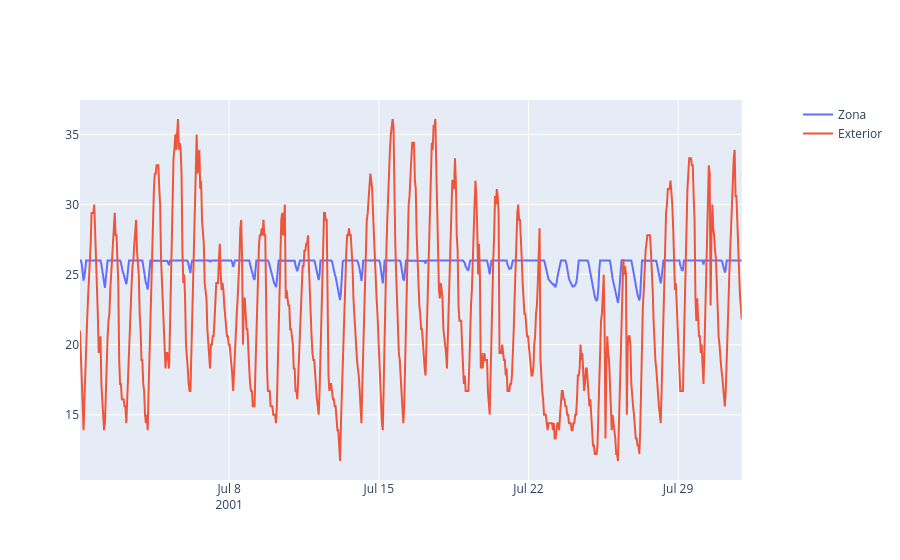

The notebook cell saved with this chart:
### Code cell
import numpy as np

zona = pro.component("Zona")
hvac = pro.component("HVAC_perfecto")

dates = pro.dates()
mask = np.array([d.month == 7 for d in dates])
july_dates = dates[mask]

class _VarSlice:
    def __init__(self, var, mask):
        self.values = var.values[mask]
        self.parent = var.parent
        self.key = var.key

temp_zona = _VarSlice(zona.variable("temperature"), mask)
temp_ext  = _VarSlice(pro.component("Denver").variable("temperature"), mask)

sim.plot(july_dates, [temp_zona, temp_ext],
         names=["Zona", "Exterior"])

### Figure 1 — Plotly figure (JSON) as saved in the notebook; plotly's stock layout.template omitted (floating-point values rounded to 4 significant figures; data arrays with more than 128 entries replaced by an {"elided": "..."} marker saying what was removed)
{"data": [{"hovertemplate": "date=%{x}<br>Zona=%{y}<extra></extra>", "legendgroup": "", "line": {"dash": "solid"}, "marker": {"symbol": "circle"}, "mode": "lines", "name": "Zona", "orientation": "v", "showlegend": true, "type": "scatter", "x": {"elided": "744 str values"}, "xaxis": "x", "y": {"elided": "744 float values"}, "yaxis": "y"}, {"hovertemplate": "date=%{x}<br>Exterior=%{y}<extra></extra>", "legendgroup": "", "line": {"dash": "solid"}, "marker": {"symbol": "circle"}, "mode": "lines", "name": "Exterior", "orientation": "v", "showlegend": true, "type": "scatter", "x": {"elided": "744 str values"}, "xaxis": "x", "y": {"elided": "744 float values"}, "yaxis": "y"}], "layout": {"xaxis": {"anchor": "y", "domain": [0, 0.94]}, "yaxis": {"anchor": "x", "domain": [0, 1]}, "yaxis2": {"anchor": "x", "overlaying": "y", "side": "right"}}}
